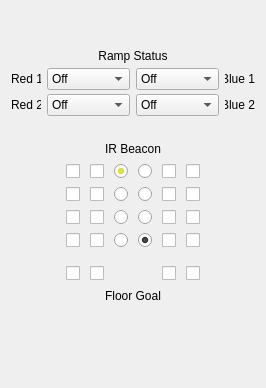
        <widget class="QWidget" name="page_auton">
         <property name="geometry">
          <rect>
           <x>0</x>
           <y>0</y>
           <width>252</width>
           <height>388</height>
          </rect>
         </property>
         <attribute name="label">
          <string>Autonomous</string>
         </attribute>
         <layout class="QVBoxLayout" name="verticalLayout_auton" stretch="1,0,0,0,2">
          <item>
           <spacer name="verticalSpacer_auton_top">
            <property name="orientation">
             <enum>Qt::Vertical</enum>
            </property>
            <property name="sizeHint" stdset="0">
             <size>
              <width>20</width>
              <height>40</height>
             </size>
            </property>
           </spacer>
          </item>
          <item>
           <layout class="QGridLayout" name="gridLayout_ramp">
            <property name="horizontalSpacing">
             <number>6</number>
            </property>
            <property name="verticalSpacing">
             <number>4</number>
            </property>
            <item row="1" column="2">
             <widget class="QComboBox" name="comboBox_red_A">
              <property name="sizePolicy">
               <sizepolicy hsizetype="Fixed" vsizetype="Fixed">
                <horstretch>0</horstretch>
                <verstretch>0</verstretch>
               </sizepolicy>
              </property>
              <property name="minimumSize">
               <size>
                <width>0</width>
                <height>0</height>
               </size>
              </property>
              <item>
               <property name="text">
                <string>Off</string>
               </property>
              </item>
              <item>
               <property name="text">
                <string>Partial</string>
               </property>
              </item>
              <item>
               <property name="text">
                <string>Complete</string>
               </property>
              </item>
             </widget>
            </item>
            <item row="2" column="3">
             <widget class="QComboBox" name="comboBox_blue_B">
              <property name="sizePolicy">
               <sizepolicy hsizetype="Fixed" vsizetype="Fixed">
                <horstretch>0</horstretch>
                <verstretch>0</verstretch>
               </sizepolicy>
              </property>
              <property name="minimumSize">
               <size>
                <width>0</width>
                <height>0</height>
               </size>
              </property>
              <item>
               <property name="text">
                <string>Off</string>
               </property>
              </item>
              <item>
               <property name="text">
                <string>Partial</string>
               </property>
              </item>
              <item>
               <property name="text">
                <string>Complete</string>
               </property>
              </item>
             </widget>
            </item>
            <item row="1" column="4">
             <widget class="QLabel" name="label_ramp_blue_A">
              <property name="sizePolicy">
               <sizepolicy hsizetype="Preferred" vsizetype="Preferred">
                <horstretch>0</horstretch>
                <verstretch>0</verstretch>
               </sizepolicy>
              </property>
              <property name="minimumSize">
               <size>
                <width>30</width>
                <height>16</height>
               </size>
              </property>
              <property name="text">
               <string>Blue 1</string>
              </property>
              <property name="alignment">
               <set>Qt::AlignRight|Qt::AlignTrailing|Qt::AlignVCenter</set>
              </property>
             </widget>
            </item>
            <item row="2" column="2">
             <widget class="QComboBox" name="comboBox_red_B">
              <property name="sizePolicy">
               <sizepolicy hsizetype="Fixed" vsizetype="Fixed">
                <horstretch>0</horstretch>
                <verstretch>0</verstretch>
               </sizepolicy>
              </property>
              <property name="minimumSize">
               <size>
                <width>0</width>
                <height>0</height>
               </size>
              </property>
              <item>
               <property name="text">
                <string>Off</string>
               </property>
              </item>
              <item>
               <property name="text">
                <string>Partial</string>
               </property>
              </item>
              <item>
               <property name="text">
                <string>Complete</string>
               </property>
              </item>
             </widget>
            </item>
            <item row="2" column="4">
             <widget class="QLabel" name="label_ramp_blue_B">
              <property name="sizePolicy">
               <sizepolicy hsizetype="Preferred" vsizetype="Preferred">
                <horstretch>0</horstretch>
                <verstretch>0</verstretch>
               </sizepolicy>
              </property>
              <property name="minimumSize">
               <size>
                <width>30</width>
                <height>16</height>
               </size>
              </property>
              <property name="text">
               <string>Blue 2</string>
              </property>
              <property name="alignment">
               <set>Qt::AlignRight|Qt::AlignTrailing|Qt::AlignVCenter</set>
              </property>
             </widget>
            </item>
            <item row="1" column="1">
             <widget class="QLabel" name="label_ramp_red_A">
              <property name="sizePolicy">
               <sizepolicy hsizetype="Preferred" vsizetype="Preferred">
                <horstretch>0</horstretch>
                <verstretch>0</verstretch>
               </sizepolicy>
              </property>
              <property name="minimumSize">
               <size>
                <width>30</width>
                <height>16</height>
               </size>
              </property>
              <property name="text">
               <string>Red 1</string>
              </property>
             </widget>
            </item>
            <item row="0" column="1" colspan="4">
             <widget class="QLabel" name="label_ramp">
              <property name="sizePolicy">
               <sizepolicy hsizetype="Preferred" vsizetype="Preferred">
                <horstretch>0</horstretch>
                <verstretch>0</verstretch>
               </sizepolicy>
              </property>
              <property name="minimumSize">
               <size>
                <width>0</width>
                <height>16</height>
               </size>
              </property>
              <property name="text">
               <string>Ramp Status</string>
              </property>
              <property name="alignment">
               <set>Qt::AlignCenter</set>
              </property>
             </widget>
            </item>
            <item row="1" column="3">
             <widget class="QComboBox" name="comboBox_blue_A">
              <property name="sizePolicy">
               <sizepolicy hsizetype="Fixed" vsizetype="Fixed">
                <horstretch>0</horstretch>
                <verstretch>0</verstretch>
               </sizepolicy>
              </property>
              <property name="minimumSize">
               <size>
                <width>0</width>
                <height>0</height>
               </size>
              </property>
              <item>
               <property name="text">
                <string>Off</string>
               </property>
              </item>
              <item>
               <property name="text">
                <string>Partial</string>
               </property>
              </item>
              <item>
               <property name="text">
                <string>Complete</string>
               </property>
              </item>
             </widget>
            </item>
            <item row="2" column="1">
             <widget class="QLabel" name="label_ramp_red_B">
              <property name="sizePolicy">
               <sizepolicy hsizetype="Preferred" vsizetype="Preferred">
                <horstretch>0</horstretch>
                <verstretch>0</verstretch>
               </sizepolicy>
              </property>
              <property name="minimumSize">
               <size>
                <width>30</width>
                <height>16</height>
               </size>
              </property>
              <property name="text">
               <string>Red 2</string>
              </property>
             </widget>
            </item>
            <item row="0" column="0" rowspan="3">
             <spacer name="horizontalSpacer_ramp_L">
              <property name="orientation">
               <enum>Qt::Horizontal</enum>
              </property>
              <property name="sizeHint" stdset="0">
               <size>
                <width>40</width>
                <height>20</height>
               </size>
              </property>
             </spacer>
            </item>
            <item row="0" column="5" rowspan="3">
             <spacer name="horizontalSpacer_ramp_R">
              <property name="orientation">
               <enum>Qt::Horizontal</enum>
              </property>
              <property name="sizeHint" stdset="0">
               <size>
                <width>40</width>
                <height>20</height>
               </size>
              </property>
             </spacer>
            </item>
           </layout>
          </item>
          <item>
           <spacer name="verticalSpacer_auton_center">
            <property name="orientation">
             <enum>Qt::Vertical</enum>
            </property>
            <property name="sizeType">
             <enum>QSizePolicy::Maximum</enum>
            </property>
            <property name="sizeHint" stdset="0">
             <size>
              <width>20</width>
              <height>20</height>
             </size>
            </property>
           </spacer>
          </item>
          <item>
           <layout class="QGridLayout" name="gridLayout_auton_block">
            <property name="horizontalSpacing">
             <number>10</number>
            </property>
            <property name="verticalSpacing">
             <number>8</number>
            </property>
            <item row="3" column="5">
             <widget class="QCheckBox" name="checkBox_auton_blue_A_RI">
              <property name="sizePolicy">
               <sizepolicy hsizetype="Fixed" vsizetype="Fixed">
                <horstretch>0</horstretch>
                <verstretch>0</verstretch>
               </sizepolicy>
              </property>
              <property name="text">
               <string/>
              </property>
             </widget>
            </item>
            <item row="3" column="6">
             <widget class="QCheckBox" name="checkBox_auton_blue_B_RI">
              <property name="sizePolicy">
               <sizepolicy hsizetype="Fixed" vsizetype="Fixed">
                <horstretch>0</horstretch>
                <verstretch>0</verstretch>
               </sizepolicy>
              </property>
              <property name="text">
               <string/>
              </property>
             </widget>
            </item>
            <item row="2" column="2">
             <widget class="QCheckBox" name="checkBox_auton_red_A_LI">
              <property name="sizePolicy">
               <sizepolicy hsizetype="Fixed" vsizetype="Fixed">
                <horstretch>0</horstretch>
                <verstretch>0</verstretch>
               </sizepolicy>
              </property>
              <property name="text">
               <string/>
              </property>
             </widget>
            </item>
            <item row="4" column="5">
             <widget class="QCheckBox" name="checkBox_auton_blue_A_RO">
              <property name="sizePolicy">
               <sizepolicy hsizetype="Fixed" vsizetype="Fixed">
                <horstretch>0</horstretch>
                <verstretch>0</verstretch>
               </sizepolicy>
              </property>
              <property name="text">
               <string/>
              </property>
             </widget>
            </item>
            <item row="4" column="6">
             <widget class="QCheckBox" name="checkBox_auton_blue_B_RO">
              <property name="sizePolicy">
               <sizepolicy hsizetype="Fixed" vsizetype="Fixed">
                <horstretch>0</horstretch>
                <verstretch>0</verstretch>
               </sizepolicy>
              </property>
              <property name="text">
               <string/>
              </property>
             </widget>
            </item>
            <item row="3" column="2">
             <widget class="QCheckBox" name="checkBox_auton_red_A_RI">
              <property name="sizePolicy">
               <sizepolicy hsizetype="Fixed" vsizetype="Fixed">
                <horstretch>0</horstretch>
                <verstretch>0</verstretch>
               </sizepolicy>
              </property>
              <property name="text">
               <string/>
              </property>
             </widget>
            </item>
            <item row="2" column="5">
             <widget class="QCheckBox" name="checkBox_auton_blue_A_LI">
              <property name="sizePolicy">
               <sizepolicy hsizetype="Fixed" vsizetype="Fixed">
                <horstretch>0</horstretch>
                <verstretch>0</verstretch>
               </sizepolicy>
              </property>
              <property name="text">
               <string/>
              </property>
             </widget>
            </item>
            <item row="4" column="2">
             <widget class="QCheckBox" name="checkBox_auton_red_A_RO">
              <property name="sizePolicy">
               <sizepolicy hsizetype="Fixed" vsizetype="Fixed">
                <horstretch>0</horstretch>
                <verstretch>0</verstretch>
               </sizepolicy>
              </property>
              <property name="text">
               <string/>
              </property>
             </widget>
            </item>
            <item row="3" column="1">
             <widget class="QCheckBox" name="checkBox_auton_red_B_RI">
              <property name="sizePolicy">
               <sizepolicy hsizetype="Fixed" vsizetype="Fixed">
                <horstretch>0</horstretch>
                <verstretch>0</verstretch>
               </sizepolicy>
              </property>
              <property name="text">
               <string/>
              </property>
             </widget>
            </item>
            <item row="4" column="1">
             <widget class="QCheckBox" name="checkBox_auton_red_B_RO">
              <property name="sizePolicy">
               <sizepolicy hsizetype="Fixed" vsizetype="Fixed">
                <horstretch>0</horstretch>
                <verstretch>0</verstretch>
               </sizepolicy>
              </property>
              <property name="text">
               <string/>
              </property>
             </widget>
            </item>
            <item row="3" column="3">
             <widget class="QRadioButton" name="radioButton_auton_IR_RI_red">
              <property name="sizePolicy">
               <sizepolicy hsizetype="Fixed" vsizetype="Fixed">
                <horstretch>0</horstretch>
                <verstretch>0</verstretch>
               </sizepolicy>
              </property>
              <property name="minimumSize">
               <size>
                <width>0</width>
                <height>0</height>
               </size>
              </property>
              <property name="styleSheet">
               <string notr="true">color: yellow</string>
              </property>
              <property name="text">
               <string/>
              </property>
              <property name="autoExclusive">
               <bool>false</bool>
              </property>
             </widget>
            </item>
            <item row="4" column="3">
             <widget class="QRadioButton" name="radioButton_auton_IR_RO_red">
              <property name="sizePolicy">
               <sizepolicy hsizetype="Fixed" vsizetype="Fixed">
                <horstretch>0</horstretch>
                <verstretch>0</verstretch>
               </sizepolicy>
              </property>
              <property name="minimumSize">
               <size>
                <width>0</width>
                <height>0</height>
               </size>
              </property>
              <property name="text">
               <string/>
              </property>
              <property name="autoExclusive">
               <bool>false</bool>
              </property>
             </widget>
            </item>
            <item row="2" column="1">
             <widget class="QCheckBox" name="checkBox_auton_red_B_LI">
              <property name="sizePolicy">
               <sizepolicy hsizetype="Fixed" vsizetype="Fixed">
                <horstretch>0</horstretch>
                <verstretch>0</verstretch>
               </sizepolicy>
              </property>
              <property name="text">
               <string/>
              </property>
             </widget>
            </item>
            <item row="6" column="1">
             <widget class="QCheckBox" name="checkBox_auton_red_B_floor">
              <property name="text">
               <string/>
              </property>
             </widget>
            </item>
            <item row="6" column="2">
             <widget class="QCheckBox" name="checkBox_auton_red_A_floor">
              <property name="text">
               <string/>
              </property>
             </widget>
            </item>
            <item row="2" column="3">
             <widget class="QRadioButton" name="radioButton_auton_IR_LI_red">
              <property name="sizePolicy">
               <sizepolicy hsizetype="Fixed" vsizetype="Fixed">
                <horstretch>0</horstretch>
                <verstretch>0</verstretch>
               </sizepolicy>
              </property>
              <property name="minimumSize">
               <size>
                <width>0</width>
                <height>0</height>
               </size>
              </property>
              <property name="styleSheet">
               <string notr="true">color: yellow</string>
              </property>
              <property name="text">
               <string/>
              </property>
              <property name="autoExclusive">
               <bool>false</bool>
              </property>
             </widget>
            </item>
            <item row="0" column="1" colspan="6">
             <widget class="QLabel" name="label_auton_IR_basket">
              <property name="text">
               <string>IR Beacon</string>
              </property>
              <property name="alignment">
               <set>Qt::AlignCenter</set>
              </property>
             </widget>
            </item>
            <item row="1" column="3">
             <widget class="QRadioButton" name="radioButton_auton_IR_LO_red">
              <property name="sizePolicy">
               <sizepolicy hsizetype="Fixed" vsizetype="Fixed">
                <horstretch>0</horstretch>
                <verstretch>0</verstretch>
               </sizepolicy>
              </property>
              <property name="minimumSize">
               <size>
                <width>0</width>
                <height>0</height>
               </size>
              </property>
              <property name="styleSheet">
               <string notr="true">color: yellow</string>
              </property>
              <property name="text">
               <string/>
              </property>
              <property name="checked">
               <bool>true</bool>
              </property>
              <property name="autoExclusive">
               <bool>false</bool>
              </property>
             </widget>
            </item>
            <item row="1" column="6">
             <widget class="QCheckBox" name="checkBox_auton_blue_B_LO">
              <property name="sizePolicy">
               <sizepolicy hsizetype="Fixed" vsizetype="Fixed">
                <horstretch>0</horstretch>
                <verstretch>0</verstretch>
               </sizepolicy>
              </property>
              <property name="text">
               <string/>
              </property>
             </widget>
            </item>
            <item row="6" column="5">
             <widget class="QCheckBox" name="checkBox_auton_blue_A_floor">
              <property name="text">
               <string/>
              </property>
             </widget>
            </item>
            <item row="1" column="1">
             <widget class="QCheckBox" name="checkBox_auton_red_B_LO">
              <property name="sizePolicy">
               <sizepolicy hsizetype="Fixed" vsizetype="Fixed">
                <horstretch>0</horstretch>
                <verstretch>0</verstretch>
               </sizepolicy>
              </property>
              <property name="text">
               <string/>
              </property>
             </widget>
            </item>
            <item row="6" column="6">
             <widget class="QCheckBox" name="checkBox_auton_blue_B_floor">
              <property name="text">
               <string/>
              </property>
             </widget>
            </item>
            <item row="5" column="1" colspan="6">
             <spacer name="verticalSpacer_auton_pad">
              <property name="orientation">
               <enum>Qt::Vertical</enum>
              </property>
              <property name="sizeType">
               <enum>QSizePolicy::Maximum</enum>
              </property>
              <property name="sizeHint" stdset="0">
               <size>
                <width>20</width>
                <height>10</height>
               </size>
              </property>
             </spacer>
            </item>
            <item row="1" column="2">
             <widget class="QCheckBox" name="checkBox_auton_red_A_LO">
              <property name="sizePolicy">
               <sizepolicy hsizetype="Fixed" vsizetype="Fixed">
                <horstretch>0</horstretch>
                <verstretch>0</verstretch>
               </sizepolicy>
              </property>
              <property name="text">
               <string/>
              </property>
             </widget>
            </item>
            <item row="0" column="7" rowspan="8">
             <spacer name="horizontalSpacer_auton_R">
              <property name="orientation">
               <enum>Qt::Horizontal</enum>
              </property>
              <property name="sizeHint" stdset="0">
               <size>
                <width>40</width>
                <height>20</height>
               </size>
              </property>
             </spacer>
            </item>
            <item row="7" column="1" colspan="6">
             <widget class="QLabel" name="label_auton_floor_goal">
              <property name="text">
               <string>Floor Goal</string>
              </property>
              <property name="alignment">
               <set>Qt::AlignCenter</set>
              </property>
             </widget>
            </item>
            <item row="1" column="5">
             <widget class="QCheckBox" name="checkBox_auton_blue_A_LO">
              <property name="sizePolicy">
               <sizepolicy hsizetype="Fixed" vsizetype="Fixed">
                <horstretch>0</horstretch>
                <verstretch>0</verstretch>
               </sizepolicy>
              </property>
              <property name="text">
               <string/>
              </property>
             </widget>
            </item>
            <item row="2" column="6">
             <widget class="QCheckBox" name="checkBox_auton_blue_B_LI">
              <property name="sizePolicy">
               <sizepolicy hsizetype="Fixed" vsizetype="Fixed">
                <horstretch>0</horstretch>
                <verstretch>0</verstretch>
               </sizepolicy>
              </property>
              <property name="text">
               <string/>
              </property>
             </widget>
            </item>
            <item row="0" column="0" rowspan="8">
             <spacer name="horizontalSpacer_auton_L">
              <property name="orientation">
               <enum>Qt::Horizontal</enum>
              </property>
              <property name="sizeHint" stdset="0">
               <size>
                <width>40</width>
                <height>20</height>
               </size>
              </property>
             </spacer>
            </item>
            <item row="1" column="4">
             <widget class="QRadioButton" name="radioButton_auton_IR_LO_blue">
              <property name="sizePolicy">
               <sizepolicy hsizetype="Fixed" vsizetype="Fixed">
                <horstretch>0</horstretch>
                <verstretch>0</verstretch>
               </sizepolicy>
              </property>
              <property name="minimumSize">
               <size>
                <width>0</width>
                <height>0</height>
               </size>
              </property>
              <property name="styleSheet">
               <string notr="true">color: yellow</string>
              </property>
              <property name="text">
               <string/>
              </property>
              <property name="autoExclusive">
               <bool>false</bool>
              </property>
             </widget>
            </item>
            <item row="2" column="4">
             <widget class="QRadioButton" name="radioButton_auton_IR_LI_blue">
              <property name="sizePolicy">
               <sizepolicy hsizetype="Fixed" vsizetype="Fixed">
                <horstretch>0</horstretch>
                <verstretch>0</verstretch>
               </sizepolicy>
              </property>
              <property name="minimumSize">
               <size>
                <width>0</width>
                <height>0</height>
               </size>
              </property>
              <property name="styleSheet">
               <string notr="true">color: yellow</string>
              </property>
              <property name="text">
               <string/>
              </property>
              <property name="autoExclusive">
               <bool>false</bool>
              </property>
             </widget>
            </item>
            <item row="3" column="4">
             <widget class="QRadioButton" name="radioButton_auton_IR_RI_blue">
              <property name="sizePolicy">
               <sizepolicy hsizetype="Fixed" vsizetype="Fixed">
                <horstretch>0</horstretch>
                <verstretch>0</verstretch>
               </sizepolicy>
              </property>
              <property name="minimumSize">
               <size>
                <width>0</width>
                <height>0</height>
               </size>
              </property>
              <property name="styleSheet">
               <string notr="true">color: yellow</string>
              </property>
              <property name="text">
               <string/>
              </property>
              <property name="autoExclusive">
               <bool>false</bool>
              </property>
             </widget>
            </item>
            <item row="4" column="4">
             <widget class="QRadioButton" name="radioButton_auton_IR_RO_blue">
              <property name="sizePolicy">
               <sizepolicy hsizetype="Fixed" vsizetype="Fixed">
                <horstretch>0</horstretch>
                <verstretch>0</verstretch>
               </sizepolicy>
              </property>
              <property name="minimumSize">
               <size>
                <width>0</width>
                <height>0</height>
               </size>
              </property>
              <property name="text">
               <string/>
              </property>
              <property name="checked">
               <bool>true</bool>
              </property>
              <property name="autoExclusive">
               <bool>false</bool>
              </property>
             </widget>
            </item>
           </layout>
          </item>
          <item>
           <spacer name="verticalSpacer_auton_bottom">
            <property name="orientation">
             <enum>Qt::Vertical</enum>
            </property>
            <property name="sizeType">
             <enum>QSizePolicy::Expanding</enum>
            </property>
            <property name="sizeHint" stdset="0">
             <size>
              <width>20</width>
              <height>40</height>
             </size>
            </property>
           </spacer>
          </item>
         </layout>
        </widget>
